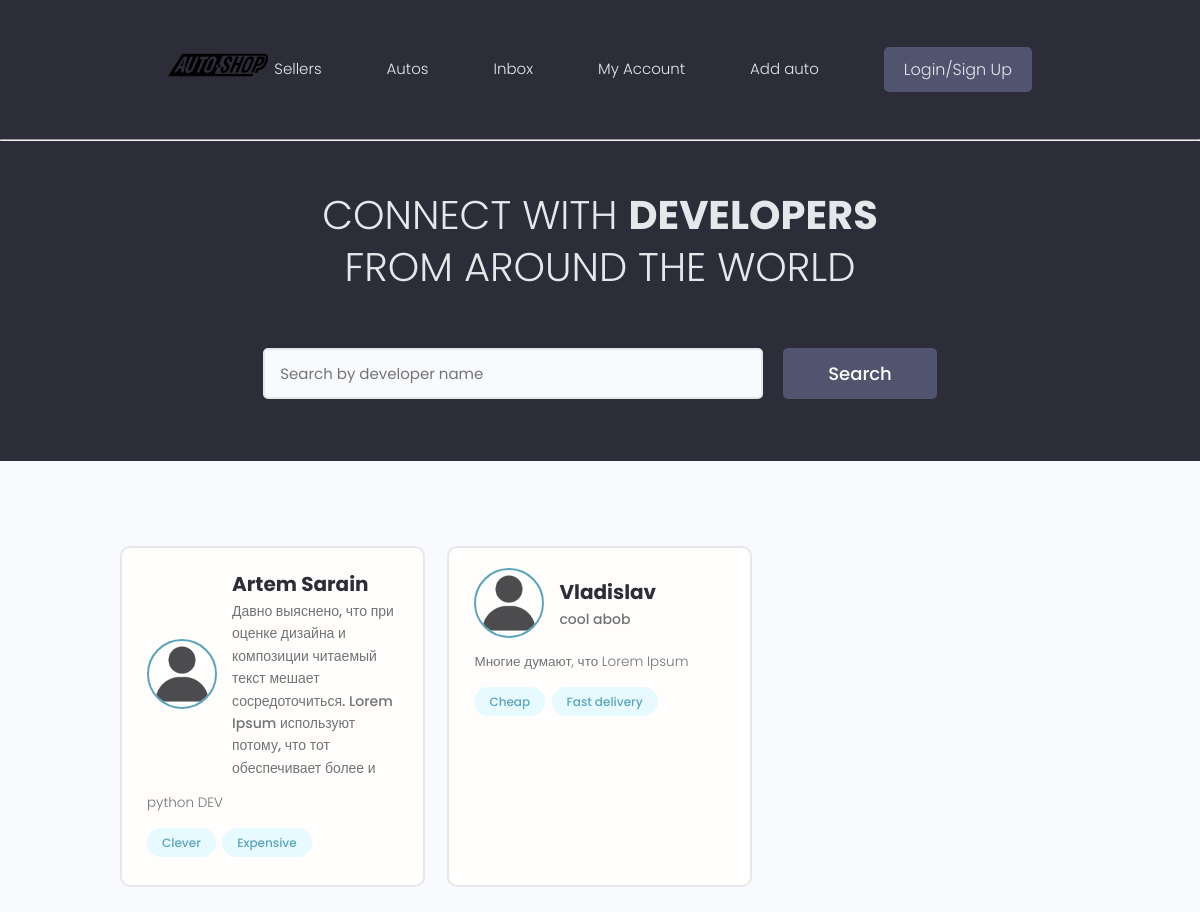
The app's page /users/, older data.
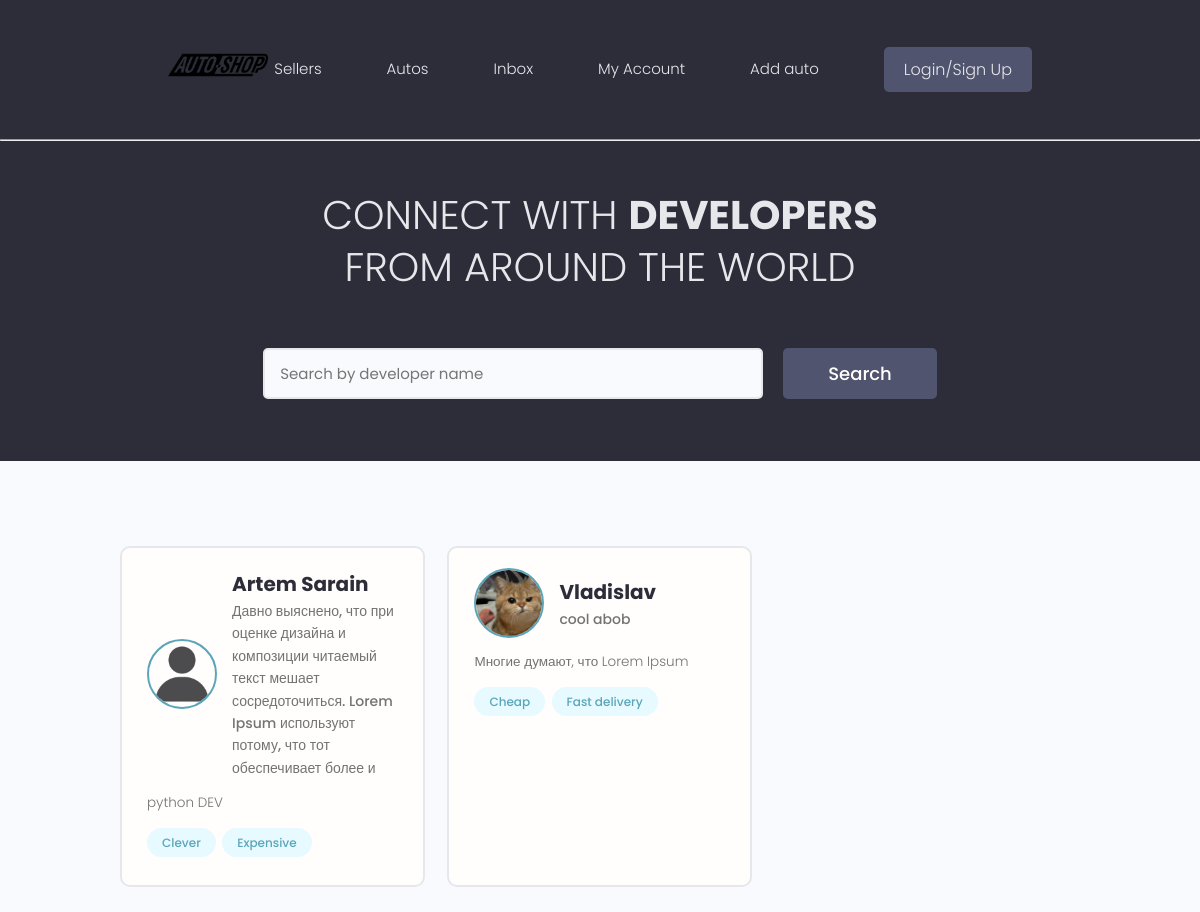
The same page, newer data.
### users/models.py (models this page shows, shortened)
class Profile(models.Model):
    id = models.BigAutoField(primary_key=True)
    user = models.OneToOneField(User, on_delete=models.CASCADE)
    name = models.CharField(max_length=50, null=True, blank=True)
    username = models.CharField(max_length=50, null=True, blank=True)
    shortbio = models.CharField(max_length=100, null=True, blank=True)
    bio = models.TextField(null=True, blank=True)
    profile_image = models.ImageField(null=True, blank=True, default="profiles/default-user.png", upload_to='profiles/')
    location = models.CharField(max_length=200)
    social_telegram = models.TextField(null=True, blank=True)
    social_youtube = models.TextField(null=True, blank=True)
    created = models.DateTimeField(auto_now_add=True)

### users/views.py (the view)
# urls.py: path('', views.profiles, name='profiles'),
def profiles(request):
    profiles = Profile.objects.all()
    contex = {'profiles': profiles}
    return render(request, 'users/profiles.html', contex)

### users/models.py (called while the page is built)
    def __str__(self):
        return self.name

### users/templates/users/profiles.html (shortened to what this page needs)
{% extends 'main.html' %}
{% block content %}
  <main class="home">
    <section class="hero-section text-center">
      <div class="container container--narrow">
        <div class="hero-section__box">
          <h2>CONNECT WITH <span>DEVELOPERS</span></h2>
          <h2>FROM AROUND THE WORLD</h2>
        </div>
        <div class="hero-section__search">
          <form class="form" action="#" method="get">
            <div class="form__field">
              <input class="input input--text" id="formInput#search" type="text" name="text"
                placeholder="Search by developer name" />
            </div>
            <input class="btn btn--sub btn--lg" type="submit" value="Search" />
          </form>
        </div>
      </div>
    </section>
    <section class="devlist">
      <div class="container">
        <div class="grid grid--three">
          {% for profile in profiles %}
          <div class="column card">
            <div class="dev">
              <a href="{% url 'user-profile' profile.id %}" class="card__body">
                <div class="dev__profile">
                  <img class="avatar avatar--md" src="{{profile.profile_image.url}}" alt="image" />
                  <div class="dev__meta">
                    <h3>{{profile.name}}</h3>
                    <h5>{{profile.bio|slice:"150"}}</h5>
                  </div>
                </div>
                <p class="dev__info">{{profile.shortbio}}</p>
                <div class="dev__skills">
                  {% for adv in profile.advantage_set.all|slice:"5" %}
                  <span class="tag tag--pill tag--main">
                    <small>{{adv}}</small>
                  </span>
                  {% endfor %}
                </div>
              </a>
            </div>
          </div>
          {% endfor %}
        </div>
      </div>
    </section>
  </main>
 {% endblock content %}

Row changes from the older to the newer data that the page shows:
changed Profile "Vladislav": profile_image: picture added in place of a placeholder
